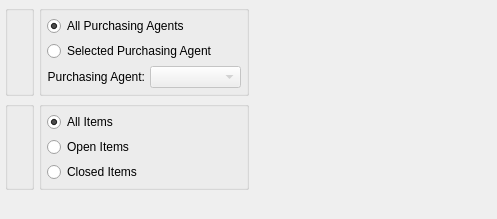
<?xml version="1.0" encoding="UTF-8"?>
<ui version="4.0">
 <comment>This file is part of the xTuple ERP: PostBooks Edition, a free and
open source Enterprise Resource Planning software suite,
Copyright (c) 1999-2018 by OpenMFG LLC, d/b/a xTuple.
It is licensed to you under the Common Public Attribution License
version 1.0, the full text of which (including xTuple-specific Exhibits)
is available at www.xtuple.com/CPAL.  By using this software, you agree
to be bound by its terms.</comment>
 <class>dspPoItemsByDate</class>
 <widget class="QWidget" name="dspPoItemsByDate">
  <property name="geometry">
   <rect>
    <x>0</x>
    <y>0</y>
    <width>497</width>
    <height>219</height>
   </rect>
  </property>
  <property name="windowTitle">
   <string>Purchase Order Items by Date</string>
  </property>
  <layout class="QVBoxLayout" name="verticalLayout">
   <property name="spacing">
    <number>0</number>
   </property>
   <item>
    <layout class="QHBoxLayout" name="horizontalLayout">
     <item>
      <layout class="QGridLayout" name="gridLayout_5">
       <item row="0" column="0">
        <widget class="QGroupBox" name="_dateGroup">
         <property name="title">
          <string/>
         </property>
         <layout class="QGridLayout" name="gridLayout_4">
          <item row="0" column="0">
           <widget class="DateCluster" name="_dates"/>
          </item>
         </layout>
        </widget>
       </item>
       <item row="0" column="1">
        <widget class="QGroupBox" name="_buyerCodeGroup">
         <property name="sizePolicy">
          <sizepolicy hsizetype="Preferred" vsizetype="Fixed">
           <horstretch>0</horstretch>
           <verstretch>0</verstretch>
          </sizepolicy>
         </property>
         <property name="title">
          <string/>
         </property>
         <layout class="QGridLayout" name="gridLayout_3">
          <item row="0" column="0">
           <widget class="QRadioButton" name="_allPurchasingAgents">
            <property name="text">
             <string>All Purchasing Agents</string>
            </property>
            <property name="checked">
             <bool>true</bool>
            </property>
           </widget>
          </item>
          <item row="1" column="0">
           <widget class="QRadioButton" name="_selectedPurchasingAgent">
            <property name="text">
             <string>Selected Purchasing Agent</string>
            </property>
           </widget>
          </item>
          <item row="2" column="0">
           <layout class="QHBoxLayout">
            <property name="spacing">
             <number>5</number>
            </property>
            <item>
             <widget class="QLabel" name="_purchasingAgentLit">
              <property name="text">
               <string>Purchasing Agent:</string>
              </property>
              <property name="alignment">
               <set>Qt::AlignRight|Qt::AlignTrailing|Qt::AlignVCenter</set>
              </property>
             </widget>
            </item>
            <item>
             <widget class="XComboBox" name="_agent">
              <property name="enabled">
               <bool>false</bool>
              </property>
              <property name="sizePolicy">
               <sizepolicy hsizetype="Expanding" vsizetype="Fixed">
                <horstretch>0</horstretch>
                <verstretch>0</verstretch>
               </sizepolicy>
              </property>
              <property name="type">
               <enum>XComboBox::Agent</enum>
              </property>
             </widget>
            </item>
           </layout>
          </item>
         </layout>
        </widget>
       </item>
       <item row="1" column="0">
        <widget class="WarehouseGroup" name="_warehouse">
         <property name="title">
          <string/>
         </property>
         <property name="fixedSize">
          <bool>false</bool>
         </property>
        </widget>
       </item>
       <item row="1" column="1">
        <widget class="QGroupBox" name="_statusGroup">
         <property name="title">
          <string/>
         </property>
         <layout class="QGridLayout" name="gridLayout_2">
          <item row="0" column="0">
           <widget class="QRadioButton" name="_allItems">
            <property name="text">
             <string>All Items</string>
            </property>
            <property name="checked">
             <bool>true</bool>
            </property>
           </widget>
          </item>
          <item row="1" column="0">
           <widget class="QRadioButton" name="_openItems">
            <property name="text">
             <string>Open Items</string>
            </property>
           </widget>
          </item>
          <item row="2" column="0">
           <widget class="QRadioButton" name="_closedItems">
            <property name="text">
             <string>Closed Items</string>
            </property>
           </widget>
          </item>
         </layout>
        </widget>
       </item>
      </layout>
     </item>
     <item>
      <spacer>
       <property name="orientation">
        <enum>Qt::Horizontal</enum>
       </property>
       <property name="sizeType">
        <enum>QSizePolicy::Expanding</enum>
       </property>
       <property name="sizeHint" stdset="0">
        <size>
         <width>0</width>
         <height>20</height>
        </size>
       </property>
      </spacer>
     </item>
    </layout>
   </item>
   <item>
    <spacer name="verticalSpacer">
     <property name="orientation">
      <enum>Qt::Vertical</enum>
     </property>
     <property name="sizeHint" stdset="0">
      <size>
       <width>20</width>
       <height>4</height>
      </size>
     </property>
    </spacer>
   </item>
  </layout>
 </widget>
 <layoutdefault spacing="5" margin="5"/>
 <customwidgets>
  <customwidget>
   <class>DateCluster</class>
   <extends>QWidget</extends>
   <header>datecluster.h</header>
   <container>1</container>
  </customwidget>
  <customwidget>
   <class>WarehouseGroup</class>
   <extends>QGroupBox</extends>
   <header>warehousegroup.h</header>
   <container>1</container>
  </customwidget>
  <customwidget>
   <class>XComboBox</class>
   <extends>QComboBox</extends>
   <header>xcombobox.h</header>
  </customwidget>
 </customwidgets>
 <tabstops>
  <tabstop>_dates</tabstop>
  <tabstop>_warehouse</tabstop>
  <tabstop>_allPurchasingAgents</tabstop>
  <tabstop>_agent</tabstop>
  <tabstop>_allItems</tabstop>
 </tabstops>
 <resources/>
 <connections>
  <connection>
   <sender>_selectedPurchasingAgent</sender>
   <signal>toggled(bool)</signal>
   <receiver>_agent</receiver>
   <slot>setEnabled(bool)</slot>
   <hints>
    <hint type="sourcelabel">
     <x>20</x>
     <y>20</y>
    </hint>
    <hint type="destinationlabel">
     <x>20</x>
     <y>20</y>
    </hint>
   </hints>
  </connection>
 </connections>
</ui>
